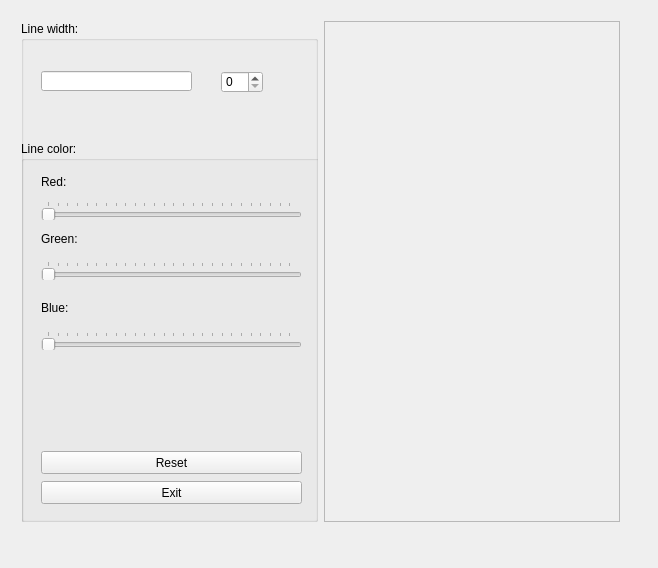
<?xml version="1.0" encoding="UTF-8"?>
<ui version="4.0">
 <class>Widget</class>
 <widget class="QWidget" name="Widget">
  <property name="geometry">
   <rect>
    <x>0</x>
    <y>0</y>
    <width>658</width>
    <height>568</height>
   </rect>
  </property>
  <property name="windowTitle">
   <string>ResearchWindow</string>
  </property>
  <widget class="QWidget" name="horizontalLayoutWidget">
   <property name="geometry">
    <rect>
     <x>10</x>
     <y>10</y>
     <width>621</width>
     <height>523</height>
    </rect>
   </property>
   <layout class="QHBoxLayout" name="horizontalLayout">
    <item>
     <layout class="QVBoxLayout" name="verticalLayout_2">
      <item>
       <widget class="QGroupBox" name="lineWidth">
        <property name="title">
         <string>Line width:</string>
        </property>
        <widget class="QSpinBox" name="widthSpinBox">
         <property name="geometry">
          <rect>
           <x>200</x>
           <y>50</y>
           <width>42</width>
           <height>22</height>
          </rect>
         </property>
         <property name="maximum">
          <number>10</number>
         </property>
        </widget>
        <widget class="QLineEdit" name="widthEditor">
         <property name="geometry">
          <rect>
           <x>20</x>
           <y>50</y>
           <width>151</width>
           <height>20</height>
          </rect>
         </property>
         <property name="maxLength">
          <number>2</number>
         </property>
        </widget>
        <widget class="QGroupBox" name="groupBox_2">
         <property name="geometry">
          <rect>
           <x>0</x>
           <y>120</y>
           <width>305</width>
           <height>400</height>
          </rect>
         </property>
         <property name="minimumSize">
          <size>
           <width>99</width>
           <height>400</height>
          </size>
         </property>
         <property name="title">
          <string>Line color:</string>
         </property>
         <widget class="QLabel" name="label">
          <property name="geometry">
           <rect>
            <x>20</x>
            <y>30</y>
            <width>101</width>
            <height>21</height>
           </rect>
          </property>
          <property name="text">
           <string>Red:</string>
          </property>
         </widget>
         <widget class="QLabel" name="label_2">
          <property name="geometry">
           <rect>
            <x>20</x>
            <y>90</y>
            <width>91</width>
            <height>16</height>
           </rect>
          </property>
          <property name="text">
           <string>Green:</string>
          </property>
         </widget>
         <widget class="QLabel" name="label_3">
          <property name="geometry">
           <rect>
            <x>20</x>
            <y>160</y>
            <width>46</width>
            <height>13</height>
           </rect>
          </property>
          <property name="text">
           <string>Blue: </string>
          </property>
         </widget>
         <widget class="QSlider" name="redSlider">
          <property name="geometry">
           <rect>
            <x>20</x>
            <y>60</y>
            <width>261</width>
            <height>19</height>
           </rect>
          </property>
          <property name="maximum">
           <number>255</number>
          </property>
          <property name="orientation">
           <enum>Qt::Horizontal</enum>
          </property>
          <property name="tickPosition">
           <enum>QSlider::TicksAbove</enum>
          </property>
         </widget>
         <widget class="QSlider" name="greenSlider">
          <property name="geometry">
           <rect>
            <x>20</x>
            <y>120</y>
            <width>261</width>
            <height>19</height>
           </rect>
          </property>
          <property name="maximum">
           <number>255</number>
          </property>
          <property name="orientation">
           <enum>Qt::Horizontal</enum>
          </property>
          <property name="tickPosition">
           <enum>QSlider::TicksAbove</enum>
          </property>
         </widget>
         <widget class="QSlider" name="blueSlider">
          <property name="geometry">
           <rect>
            <x>20</x>
            <y>190</y>
            <width>261</width>
            <height>19</height>
           </rect>
          </property>
          <property name="maximum">
           <number>255</number>
          </property>
          <property name="orientation">
           <enum>Qt::Horizontal</enum>
          </property>
          <property name="tickPosition">
           <enum>QSlider::TicksAbove</enum>
          </property>
         </widget>
         <widget class="QPushButton" name="resetButton">
          <property name="geometry">
           <rect>
            <x>20</x>
            <y>310</y>
            <width>261</width>
            <height>23</height>
           </rect>
          </property>
          <property name="text">
           <string>Reset</string>
          </property>
         </widget>
         <widget class="QPushButton" name="exitButton">
          <property name="geometry">
           <rect>
            <x>20</x>
            <y>340</y>
            <width>261</width>
            <height>23</height>
           </rect>
          </property>
          <property name="text">
           <string>Exit</string>
          </property>
         </widget>
        </widget>
       </widget>
      </item>
     </layout>
    </item>
    <item>
     <layout class="QVBoxLayout" name="verticalLayout">
      <item>
       <widget class="MyFrame" name="frame">
        <property name="frameShape">
         <enum>QFrame::StyledPanel</enum>
        </property>
        <property name="frameShadow">
         <enum>QFrame::Raised</enum>
        </property>
        <property name="lineWidth">
         <number>2</number>
        </property>
       </widget>
      </item>
     </layout>
    </item>
   </layout>
  </widget>
 </widget>
 <layoutdefault spacing="6" margin="11"/>
 <customwidgets>
  <customwidget>
   <class>MyFrame</class>
   <extends>QFrame</extends>
   <header>myframe.h</header>
   <container>1</container>
   <slots>
    <slot>getPen(QPen)</slot>
    <slot>getWidth(int)</slot>
    <slot>getReset()</slot>
   </slots>
  </customwidget>
 </customwidgets>
 <resources/>
 <connections>
  <connection>
   <sender>widthEditor</sender>
   <signal>textEdited(QString)</signal>
   <receiver>Widget</receiver>
   <slot>getString(QString)</slot>
   <hints>
    <hint type="sourcelabel">
     <x>128</x>
     <y>70</y>
    </hint>
    <hint type="destinationlabel">
     <x>636</x>
     <y>126</y>
    </hint>
   </hints>
  </connection>
  <connection>
   <sender>widthSpinBox</sender>
   <signal>valueChanged(int)</signal>
   <receiver>Widget</receiver>
   <slot>getInt(int)</slot>
   <hints>
    <hint type="sourcelabel">
     <x>219</x>
     <y>71</y>
    </hint>
    <hint type="destinationlabel">
     <x>639</x>
     <y>69</y>
    </hint>
   </hints>
  </connection>
  <connection>
   <sender>Widget</sender>
   <signal>sendString(QString)</signal>
   <receiver>widthEditor</receiver>
   <slot>setText(QString)</slot>
   <hints>
    <hint type="sourcelabel">
     <x>640</x>
     <y>192</y>
    </hint>
    <hint type="destinationlabel">
     <x>110</x>
     <y>76</y>
    </hint>
   </hints>
  </connection>
  <connection>
   <sender>Widget</sender>
   <signal>sendInt(int)</signal>
   <receiver>widthSpinBox</receiver>
   <slot>setValue(int)</slot>
   <hints>
    <hint type="sourcelabel">
     <x>643</x>
     <y>219</y>
    </hint>
    <hint type="destinationlabel">
     <x>223</x>
     <y>81</y>
    </hint>
   </hints>
  </connection>
  <connection>
   <sender>exitButton</sender>
   <signal>clicked(bool)</signal>
   <receiver>Widget</receiver>
   <slot>close()</slot>
   <hints>
    <hint type="sourcelabel">
     <x>169</x>
     <y>487</y>
    </hint>
    <hint type="destinationlabel">
     <x>187</x>
     <y>546</y>
    </hint>
   </hints>
  </connection>
  <connection>
   <sender>blueSlider</sender>
   <signal>sliderMoved(int)</signal>
   <receiver>Widget</receiver>
   <slot>redefineValues()</slot>
   <hints>
    <hint type="sourcelabel">
     <x>245</x>
     <y>328</y>
    </hint>
    <hint type="destinationlabel">
     <x>643</x>
     <y>335</y>
    </hint>
   </hints>
  </connection>
  <connection>
   <sender>redSlider</sender>
   <signal>sliderMoved(int)</signal>
   <receiver>Widget</receiver>
   <slot>redefineValues()</slot>
   <hints>
    <hint type="sourcelabel">
     <x>154</x>
     <y>196</y>
    </hint>
    <hint type="destinationlabel">
     <x>646</x>
     <y>204</y>
    </hint>
   </hints>
  </connection>
  <connection>
   <sender>greenSlider</sender>
   <signal>sliderMoved(int)</signal>
   <receiver>Widget</receiver>
   <slot>redefineValues()</slot>
   <hints>
    <hint type="sourcelabel">
     <x>261</x>
     <y>261</y>
    </hint>
    <hint type="destinationlabel">
     <x>645</x>
     <y>260</y>
    </hint>
   </hints>
  </connection>
  <connection>
   <sender>Widget</sender>
   <signal>sendPen(QPen)</signal>
   <receiver>frame</receiver>
   <slot>getPen(QPen)</slot>
   <hints>
    <hint type="sourcelabel">
     <x>638</x>
     <y>398</y>
    </hint>
    <hint type="destinationlabel">
     <x>590</x>
     <y>403</y>
    </hint>
   </hints>
  </connection>
  <connection>
   <sender>widthSpinBox</sender>
   <signal>valueChanged(int)</signal>
   <receiver>Widget</receiver>
   <slot>getWidth(int)</slot>
   <hints>
    <hint type="sourcelabel">
     <x>241</x>
     <y>79</y>
    </hint>
    <hint type="destinationlabel">
     <x>643</x>
     <y>161</y>
    </hint>
   </hints>
  </connection>
  <connection>
   <sender>Widget</sender>
   <signal>sendWidth(int)</signal>
   <receiver>frame</receiver>
   <slot>getWidth(int)</slot>
   <hints>
    <hint type="sourcelabel">
     <x>641</x>
     <y>304</y>
    </hint>
    <hint type="destinationlabel">
     <x>582</x>
     <y>298</y>
    </hint>
   </hints>
  </connection>
  <connection>
   <sender>resetButton</sender>
   <signal>clicked(bool)</signal>
   <receiver>Widget</receiver>
   <slot>getReset()</slot>
   <hints>
    <hint type="sourcelabel">
     <x>235</x>
     <y>452</y>
    </hint>
    <hint type="destinationlabel">
     <x>371</x>
     <y>545</y>
    </hint>
   </hints>
  </connection>
  <connection>
   <sender>Widget</sender>
   <signal>sendReset()</signal>
   <receiver>frame</receiver>
   <slot>getReset()</slot>
   <hints>
    <hint type="sourcelabel">
     <x>542</x>
     <y>546</y>
    </hint>
    <hint type="destinationlabel">
     <x>559</x>
     <y>498</y>
    </hint>
   </hints>
  </connection>
 </connections>
 <slots>
  <signal>sendString(QString)</signal>
  <signal>sendInt(int)</signal>
  <signal>sendPen(QPen)</signal>
  <signal>sendWidth(int)</signal>
  <signal>sendReset()</signal>
  <slot>getInt(int)</slot>
  <slot>getString(QString)</slot>
  <slot>redefineValues()</slot>
  <slot>getWidth(int)</slot>
  <slot>getReset()</slot>
 </slots>
</ui>
